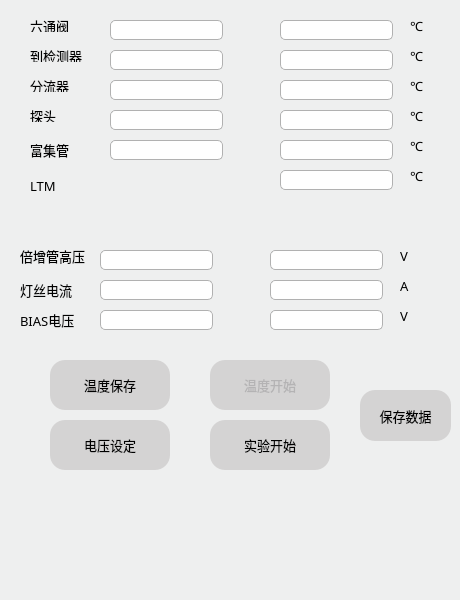
   <widget class="QDockWidget" name="MonitorWidget">
    <property name="enabled">
     <bool>true</bool>
    </property>
    <property name="geometry">
     <rect>
      <x>530</x>
      <y>40</y>
      <width>460</width>
      <height>600</height>
     </rect>
    </property>
    <property name="font">
     <font>
      <family>苹方 常规</family>
      <pointsize>10</pointsize>
     </font>
    </property>
    <property name="autoFillBackground">
     <bool>false</bool>
    </property>
    <property name="styleSheet">
     <string notr="true">#MonitorWidget
{
font: 10pt &quot;苹方 常规&quot;;

}</string>
    </property>
    <property name="floating">
     <bool>false</bool>
    </property>
    <property name="windowTitle">
     <string>参数监控</string>
    </property>
    <widget class="QWidget" name="MonitorWidgetContents">
     <property name="font">
      <font>
       <family>苹方 常规</family>
      </font>
     </property>
     <property name="styleSheet">
      <string notr="true">#MonitorWidgetContents
{
background-color: rgb(238, 239, 239);

}
</string>
     </property>
     <widget class="QPushButton" name="TemperatureSave">
      <property name="geometry">
       <rect>
        <x>50</x>
        <y>360</y>
        <width>120</width>
        <height>50</height>
       </rect>
      </property>
      <property name="font">
       <font>
        <family>苹方 常规</family>
        <pointsize>10</pointsize>
       </font>
      </property>
      <property name="styleSheet">
       <string notr="true">QPushButton{
/*按钮无任何操作时*/ 
/*背景色*/
	background-color: rgb(212, 211, 211);
	color: rgb(0, 0, 0);
border-radius:15px;
  
}
QPushButton:hover
{ /*鼠标悬停在按钮上时*/   

}
 QPushButton:pressed
{ /*按钮被按下时*/   
  background-color:rgb(0, 158, 214);
	color: rgb(255, 255, 255);
}
QPushButton:checked
{
 background-color:rgb(0, 158, 214);
	color: rgb(255, 255, 255);

}
</string>
      </property>
      <property name="text">
       <string>温度保存</string>
      </property>
     </widget>
     <widget class="QPushButton" name="VoltageSet">
      <property name="geometry">
       <rect>
        <x>50</x>
        <y>420</y>
        <width>120</width>
        <height>50</height>
       </rect>
      </property>
      <property name="font">
       <font>
        <family>苹方 常规</family>
        <pointsize>10</pointsize>
       </font>
      </property>
      <property name="styleSheet">
       <string notr="true">QPushButton{
/*按钮无任何操作时*/ 
/*背景色*/
	background-color: rgb(212, 211, 211);
	color: rgb(0, 0, 0);
border-radius:15px;
  
}
QPushButton:hover
{ /*鼠标悬停在按钮上时*/   

}
 QPushButton:pressed
{ /*按钮被按下时*/   
  background-color:rgb(0, 158, 214);
	color: rgb(255, 255, 255);
}
QPushButton:checked
{
 background-color:rgb(0, 158, 214);
	color: rgb(255, 255, 255);

}
</string>
      </property>
      <property name="text">
       <string>电压设定</string>
      </property>
     </widget>
     <widget class="QPushButton" name="TempStart">
      <property name="enabled">
       <bool>false</bool>
      </property>
      <property name="geometry">
       <rect>
        <x>210</x>
        <y>360</y>
        <width>120</width>
        <height>50</height>
       </rect>
      </property>
      <property name="font">
       <font>
        <family>苹方 常规</family>
        <pointsize>10</pointsize>
       </font>
      </property>
      <property name="styleSheet">
       <string notr="true">QPushButton{
/*按钮无任何操作时*/ 
/*背景色*/
	background-color: rgb(212, 211, 211);
	color: rgb(0, 0, 0);
border-radius:15px;
  
}
QPushButton:hover
{ /*鼠标悬停在按钮上时*/   

}
 QPushButton:pressed
{ /*按钮被按下时*/   
  background-color:rgb(0, 158, 214);
	color: rgb(255, 255, 255);
}
QPushButton:checked
{
 background-color:rgb(0, 158, 214);
	color: rgb(255, 255, 255);

}
QPushButton:disabled
{

	
	color: rgb(180, 179, 180);
	

}</string>
      </property>
      <property name="text">
       <string>温度开始</string>
      </property>
     </widget>
     <widget class="QLineEdit" name="BIASVoltageSet">
      <property name="geometry">
       <rect>
        <x>100</x>
        <y>310</y>
        <width>113</width>
        <height>20</height>
       </rect>
      </property>
      <property name="font">
       <font>
        <family>苹方 常规</family>
       </font>
      </property>
      <property name="styleSheet">
       <string notr="true">
background-color: rgb(255, 255, 255);
border:1px solid ;
border-radius:5px;
border-color: rgb(177, 177, 177);
</string>
      </property>
     </widget>
     <widget class="QLineEdit" name="FilameCurrentSet">
      <property name="geometry">
       <rect>
        <x>100</x>
        <y>280</y>
        <width>113</width>
        <height>20</height>
       </rect>
      </property>
      <property name="font">
       <font>
        <family>苹方 常规</family>
       </font>
      </property>
      <property name="styleSheet">
       <string notr="true">
background-color: rgb(255, 255, 255);
border:1px solid ;
border-radius:5px;
border-color: rgb(177, 177, 177);
</string>
      </property>
     </widget>
     <widget class="QLineEdit" name="TubeHighVoltage">
      <property name="geometry">
       <rect>
        <x>100</x>
        <y>250</y>
        <width>113</width>
        <height>20</height>
       </rect>
      </property>
      <property name="font">
       <font>
        <family>苹方 常规</family>
       </font>
      </property>
      <property name="styleSheet">
       <string notr="true">
background-color: rgb(255, 255, 255);
border:1px solid ;
border-radius:5px;
border-color: rgb(177, 177, 177);
</string>
      </property>
     </widget>
     <widget class="QLineEdit" name="FilameCurrentAcutal">
      <property name="geometry">
       <rect>
        <x>270</x>
        <y>280</y>
        <width>113</width>
        <height>20</height>
       </rect>
      </property>
      <property name="font">
       <font>
        <family>苹方 常规</family>
       </font>
      </property>
      <property name="styleSheet">
       <string notr="true">
background-color: rgb(255, 255, 255);
border:1px solid ;
border-radius:5px;
border-color: rgb(177, 177, 177);
</string>
      </property>
      <property name="readOnly">
       <bool>true</bool>
      </property>
     </widget>
     <widget class="QLineEdit" name="TubeHighVoltageAcutal">
      <property name="geometry">
       <rect>
        <x>270</x>
        <y>250</y>
        <width>113</width>
        <height>20</height>
       </rect>
      </property>
      <property name="font">
       <font>
        <family>苹方 常规</family>
       </font>
      </property>
      <property name="styleSheet">
       <string notr="true">
background-color: rgb(255, 255, 255);
border:1px solid ;
border-radius:5px;
border-color: rgb(177, 177, 177);
</string>
      </property>
      <property name="readOnly">
       <bool>true</bool>
      </property>
     </widget>
     <widget class="QLabel" name="label_4">
      <property name="geometry">
       <rect>
        <x>20</x>
        <y>240</y>
        <width>91</width>
        <height>31</height>
       </rect>
      </property>
      <property name="font">
       <font>
        <family>苹方 常规</family>
        <pointsize>10</pointsize>
       </font>
      </property>
      <property name="text">
       <string>倍增管高压</string>
      </property>
     </widget>
     <widget class="QLabel" name="label_5">
      <property name="geometry">
       <rect>
        <x>20</x>
        <y>280</y>
        <width>81</width>
        <height>20</height>
       </rect>
      </property>
      <property name="font">
       <font>
        <family>苹方 常规</family>
        <pointsize>10</pointsize>
       </font>
      </property>
      <property name="text">
       <string>灯丝电流</string>
      </property>
     </widget>
     <widget class="QLabel" name="label_6">
      <property name="geometry">
       <rect>
        <x>20</x>
        <y>310</y>
        <width>61</width>
        <height>20</height>
       </rect>
      </property>
      <property name="font">
       <font>
        <family>苹方 常规</family>
        <pointsize>10</pointsize>
       </font>
      </property>
      <property name="text">
       <string>BIAS电压</string>
      </property>
     </widget>
     <widget class="QLineEdit" name="BIASVoltageActual">
      <property name="geometry">
       <rect>
        <x>270</x>
        <y>310</y>
        <width>113</width>
        <height>20</height>
       </rect>
      </property>
      <property name="font">
       <font>
        <family>苹方 常规</family>
       </font>
      </property>
      <property name="styleSheet">
       <string notr="true">
background-color: rgb(255, 255, 255);
border:1px solid ;
border-radius:5px;
border-color: rgb(177, 177, 177);
</string>
      </property>
      <property name="readOnly">
       <bool>true</bool>
      </property>
     </widget>
     <widget class="QPushButton" name="ExperimentStart">
      <property name="enabled">
       <bool>true</bool>
      </property>
      <property name="geometry">
       <rect>
        <x>210</x>
        <y>420</y>
        <width>120</width>
        <height>50</height>
       </rect>
      </property>
      <property name="font">
       <font>
        <family>苹方 常规</family>
        <pointsize>10</pointsize>
       </font>
      </property>
      <property name="styleSheet">
       <string notr="true">QPushButton{
/*按钮无任何操作时*/ 
/*背景色*/
	background-color: rgb(212, 211, 211);
	color: rgb(0, 0, 0);
border-radius:15px;
  
}
QPushButton:hover
{ /*鼠标悬停在按钮上时*/   

}
 QPushButton:pressed
{ /*按钮被按下时*/   
  background-color:rgb(0, 158, 214);
	color: rgb(255, 255, 255);
}
QPushButton:checked
{
 background-color:rgb(0, 158, 214);
	color: rgb(255, 255, 255);

}
QPushButton:disabled
{

	
	color: rgb(180, 179, 180);
	

}
</string>
      </property>
      <property name="text">
       <string>实验开始</string>
      </property>
     </widget>
     <widget class="QLabel" name="label_9">
      <property name="geometry">
       <rect>
        <x>400</x>
        <y>250</y>
        <width>54</width>
        <height>12</height>
       </rect>
      </property>
      <property name="font">
       <font>
        <family>苹方 常规</family>
        <pointsize>10</pointsize>
       </font>
      </property>
      <property name="text">
       <string>V</string>
      </property>
     </widget>
     <widget class="QLabel" name="label_10">
      <property name="geometry">
       <rect>
        <x>400</x>
        <y>280</y>
        <width>54</width>
        <height>12</height>
       </rect>
      </property>
      <property name="font">
       <font>
        <family>苹方 常规</family>
        <pointsize>10</pointsize>
       </font>
      </property>
      <property name="text">
       <string>A</string>
      </property>
     </widget>
     <widget class="QLabel" name="label_21">
      <property name="geometry">
       <rect>
        <x>400</x>
        <y>310</y>
        <width>54</width>
        <height>12</height>
       </rect>
      </property>
      <property name="font">
       <font>
        <family>苹方 常规</family>
        <pointsize>10</pointsize>
       </font>
      </property>
      <property name="text">
       <string>V</string>
      </property>
     </widget>
     <widget class="QLineEdit" name="Probe">
      <property name="geometry">
       <rect>
        <x>110</x>
        <y>110</y>
        <width>113</width>
        <height>20</height>
       </rect>
      </property>
      <property name="font">
       <font>
        <family>苹方 常规</family>
       </font>
      </property>
      <property name="styleSheet">
       <string notr="true">
background-color: rgb(255, 255, 255);
border:1px solid ;
border-radius:5px;
border-color: rgb(177, 177, 177);
</string>
      </property>
     </widget>
     <widget class="QLineEdit" name="LTM">
      <property name="geometry">
       <rect>
        <x>280</x>
        <y>170</y>
        <width>113</width>
        <height>20</height>
       </rect>
      </property>
      <property name="font">
       <font>
        <family>苹方 常规</family>
       </font>
      </property>
      <property name="styleSheet">
       <string notr="true">
background-color: rgb(255, 255, 255);
border:1px solid ;
border-radius:5px;
border-color: rgb(177, 177, 177);
</string>
      </property>
      <property name="readOnly">
       <bool>true</bool>
      </property>
     </widget>
     <widget class="QLineEdit" name="EnrichmentTube">
      <property name="geometry">
       <rect>
        <x>110</x>
        <y>140</y>
        <width>113</width>
        <height>20</height>
       </rect>
      </property>
      <property name="font">
       <font>
        <family>苹方 常规</family>
       </font>
      </property>
      <property name="styleSheet">
       <string notr="true">
background-color: rgb(255, 255, 255);
border:1px solid ;
border-radius:5px;
border-color: rgb(177, 177, 177);
</string>
      </property>
     </widget>
     <widget class="QLineEdit" name="SixWayValve">
      <property name="geometry">
       <rect>
        <x>110</x>
        <y>20</y>
        <width>113</width>
        <height>20</height>
       </rect>
      </property>
      <property name="font">
       <font>
        <family>苹方 常规</family>
       </font>
      </property>
      <property name="styleSheet">
       <string notr="true">
background-color: rgb(255, 255, 255);
border:1px solid ;
border-radius:5px;
border-color: rgb(177, 177, 177);
</string>
      </property>
     </widget>
     <widget class="QLineEdit" name="Diverter">
      <property name="geometry">
       <rect>
        <x>110</x>
        <y>80</y>
        <width>113</width>
        <height>20</height>
       </rect>
      </property>
      <property name="font">
       <font>
        <family>苹方 常规</family>
       </font>
      </property>
      <property name="styleSheet">
       <string notr="true">
background-color: rgb(255, 255, 255);
border:1px solid ;
border-radius:5px;
border-color: rgb(177, 177, 177);
</string>
      </property>
     </widget>
     <widget class="QLineEdit" name="Detecor">
      <property name="geometry">
       <rect>
        <x>110</x>
        <y>50</y>
        <width>113</width>
        <height>20</height>
       </rect>
      </property>
      <property name="font">
       <font>
        <family>苹方 常规</family>
       </font>
      </property>
      <property name="styleSheet">
       <string notr="true">
background-color: rgb(255, 255, 255);
border:1px solid ;
border-radius:5px;
border-color: rgb(177, 177, 177);
</string>
      </property>
     </widget>
     <widget class="QLabel" name="label">
      <property name="geometry">
       <rect>
        <x>30</x>
        <y>20</y>
        <width>54</width>
        <height>12</height>
       </rect>
      </property>
      <property name="font">
       <font>
        <family>苹方 常规</family>
        <pointsize>10</pointsize>
       </font>
      </property>
      <property name="text">
       <string>六通阀</string>
      </property>
     </widget>
     <widget class="QLabel" name="label_2">
      <property name="geometry">
       <rect>
        <x>30</x>
        <y>50</y>
        <width>54</width>
        <height>12</height>
       </rect>
      </property>
      <property name="font">
       <font>
        <family>苹方 常规</family>
        <pointsize>10</pointsize>
       </font>
      </property>
      <property name="text">
       <string>到检测器</string>
      </property>
     </widget>
     <widget class="QLabel" name="label_3">
      <property name="geometry">
       <rect>
        <x>30</x>
        <y>80</y>
        <width>54</width>
        <height>12</height>
       </rect>
      </property>
      <property name="font">
       <font>
        <family>苹方 常规</family>
        <pointsize>10</pointsize>
       </font>
      </property>
      <property name="text">
       <string>分流器</string>
      </property>
     </widget>
     <widget class="QLabel" name="label_15">
      <property name="geometry">
       <rect>
        <x>30</x>
        <y>110</y>
        <width>54</width>
        <height>12</height>
       </rect>
      </property>
      <property name="font">
       <font>
        <family>苹方 常规</family>
        <pointsize>10</pointsize>
       </font>
      </property>
      <property name="text">
       <string>探头</string>
      </property>
     </widget>
     <widget class="QLabel" name="label_16">
      <property name="geometry">
       <rect>
        <x>30</x>
        <y>140</y>
        <width>54</width>
        <height>20</height>
       </rect>
      </property>
      <property name="font">
       <font>
        <family>苹方 常规</family>
        <pointsize>10</pointsize>
       </font>
      </property>
      <property name="text">
       <string>富集管</string>
      </property>
     </widget>
     <widget class="QLabel" name="label_17">
      <property name="geometry">
       <rect>
        <x>30</x>
        <y>180</y>
        <width>54</width>
        <height>12</height>
       </rect>
      </property>
      <property name="font">
       <font>
        <family>苹方 常规</family>
        <pointsize>10</pointsize>
       </font>
      </property>
      <property name="text">
       <string>LTM</string>
      </property>
     </widget>
     <widget class="QLabel" name="label_23">
      <property name="geometry">
       <rect>
        <x>410</x>
        <y>140</y>
        <width>54</width>
        <height>12</height>
       </rect>
      </property>
      <property name="font">
       <font>
        <family>苹方 常规</family>
        <pointsize>10</pointsize>
       </font>
      </property>
      <property name="text">
       <string>℃</string>
      </property>
     </widget>
     <widget class="QLabel" name="label_24">
      <property name="geometry">
       <rect>
        <x>410</x>
        <y>170</y>
        <width>54</width>
        <height>12</height>
       </rect>
      </property>
      <property name="font">
       <font>
        <family>苹方 常规</family>
        <pointsize>10</pointsize>
       </font>
      </property>
      <property name="text">
       <string>℃</string>
      </property>
     </widget>
     <widget class="QLabel" name="label_22">
      <property name="geometry">
       <rect>
        <x>410</x>
        <y>110</y>
        <width>54</width>
        <height>12</height>
       </rect>
      </property>
      <property name="font">
       <font>
        <family>苹方 常规</family>
        <pointsize>10</pointsize>
       </font>
      </property>
      <property name="text">
       <string>℃</string>
      </property>
     </widget>
     <widget class="QLabel" name="label_30">
      <property name="geometry">
       <rect>
        <x>410</x>
        <y>50</y>
        <width>54</width>
        <height>12</height>
       </rect>
      </property>
      <property name="font">
       <font>
        <family>苹方 常规</family>
        <pointsize>10</pointsize>
       </font>
      </property>
      <property name="text">
       <string>℃</string>
      </property>
     </widget>
     <widget class="QLabel" name="label_31">
      <property name="geometry">
       <rect>
        <x>410</x>
        <y>80</y>
        <width>54</width>
        <height>12</height>
       </rect>
      </property>
      <property name="font">
       <font>
        <family>苹方 常规</family>
        <pointsize>10</pointsize>
       </font>
      </property>
      <property name="text">
       <string>℃</string>
      </property>
     </widget>
     <widget class="QLabel" name="label_33">
      <property name="geometry">
       <rect>
        <x>410</x>
        <y>20</y>
        <width>54</width>
        <height>12</height>
       </rect>
      </property>
      <property name="font">
       <font>
        <family>苹方 常规</family>
        <pointsize>10</pointsize>
       </font>
      </property>
      <property name="text">
       <string>℃</string>
      </property>
     </widget>
     <widget class="QLineEdit" name="SixWayValve_2">
      <property name="geometry">
       <rect>
        <x>280</x>
        <y>20</y>
        <width>113</width>
        <height>20</height>
       </rect>
      </property>
      <property name="font">
       <font>
        <family>苹方 常规</family>
       </font>
      </property>
      <property name="styleSheet">
       <string notr="true">
background-color: rgb(255, 255, 255);
border:1px solid ;
border-radius:5px;
border-color: rgb(177, 177, 177);
</string>
      </property>
      <property name="readOnly">
       <bool>true</bool>
      </property>
     </widget>
     <widget class="QLineEdit" name="Diverter_2">
      <property name="geometry">
       <rect>
        <x>280</x>
        <y>80</y>
        <width>113</width>
        <height>20</height>
       </rect>
      </property>
      <property name="font">
       <font>
        <family>苹方 常规</family>
       </font>
      </property>
      <property name="styleSheet">
       <string notr="true">
background-color: rgb(255, 255, 255);
border:1px solid ;
border-radius:5px;
border-color: rgb(177, 177, 177);
</string>
      </property>
      <property name="readOnly">
       <bool>true</bool>
      </property>
     </widget>
     <widget class="QLineEdit" name="EnrichmentTube_2">
      <property name="geometry">
       <rect>
        <x>280</x>
        <y>140</y>
        <width>113</width>
        <height>20</height>
       </rect>
      </property>
      <property name="font">
       <font>
        <family>苹方 常规</family>
       </font>
      </property>
      <property name="styleSheet">
       <string notr="true">
background-color: rgb(255, 255, 255);
border:1px solid ;
border-radius:5px;
border-color: rgb(177, 177, 177);
</string>
      </property>
      <property name="readOnly">
       <bool>true</bool>
      </property>
     </widget>
     <widget class="QLineEdit" name="Probe_2">
      <property name="geometry">
       <rect>
        <x>280</x>
        <y>110</y>
        <width>113</width>
        <height>20</height>
       </rect>
      </property>
      <property name="font">
       <font>
        <family>苹方 常规</family>
       </font>
      </property>
      <property name="styleSheet">
       <string notr="true">
background-color: rgb(255, 255, 255);
border:1px solid ;
border-radius:5px;
border-color: rgb(177, 177, 177);
</string>
      </property>
      <property name="readOnly">
       <bool>true</bool>
      </property>
     </widget>
     <widget class="QLineEdit" name="Detecor_2">
      <property name="geometry">
       <rect>
        <x>280</x>
        <y>50</y>
        <width>113</width>
        <height>20</height>
       </rect>
      </property>
      <property name="font">
       <font>
        <family>苹方 常规</family>
       </font>
      </property>
      <property name="styleSheet">
       <string notr="true">
background-color: rgb(255, 255, 255);
border:1px solid ;
border-radius:5px;
border-color: rgb(177, 177, 177);
</string>
      </property>
      <property name="readOnly">
       <bool>true</bool>
      </property>
     </widget>
     <widget class="QPushButton" name="saveData">
      <property name="geometry">
       <rect>
        <x>360</x>
        <y>390</y>
        <width>91</width>
        <height>51</height>
       </rect>
      </property>
      <property name="font">
       <font>
        <family>苹方 常规</family>
        <pointsize>10</pointsize>
       </font>
      </property>
      <property name="styleSheet">
       <string notr="true">QPushButton{
/*按钮无任何操作时*/ 
/*背景色*/
	background-color: rgb(212, 211, 211);
	color: rgb(0, 0, 0);
border-radius:15px;
  
}
QPushButton:hover
{ /*鼠标悬停在按钮上时*/   

}
 QPushButton:pressed
{ /*按钮被按下时*/   
  background-color:rgb(0, 158, 214);
	color: rgb(255, 255, 255);
}
QPushButton:checked
{
 background-color:rgb(0, 158, 214);
	color: rgb(255, 255, 255);

}
QPushButton:disabled
{

	
	color: rgb(180, 179, 180);
	

}
</string>
      </property>
      <property name="text">
       <string>保存数据</string>
      </property>
     </widget>
    </widget>
   </widget>
